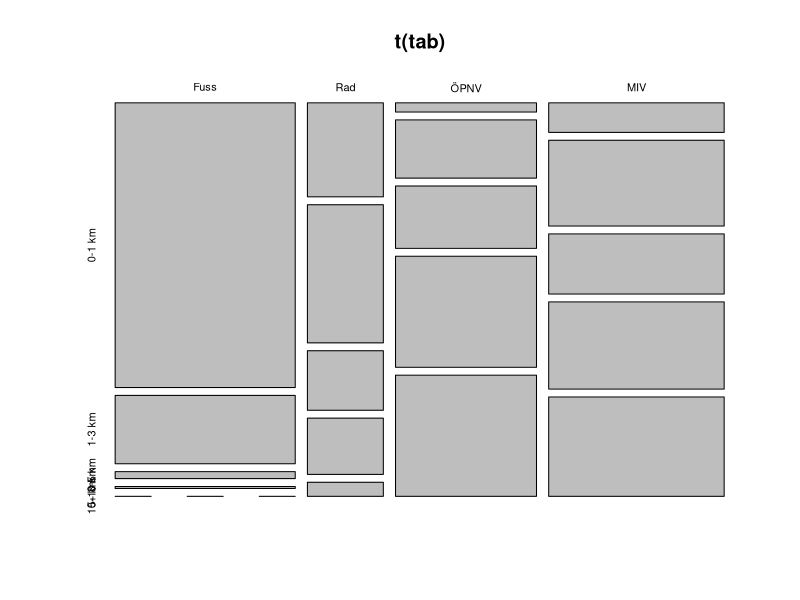

Here is the R script that generated this plot:
x <- c(0.79, 0.11, 0.02, 0.08, 0.27, 0.23, 0.18, 0.33, 0.05, 0.18, 0.35, 0.42, 0.01, 0.12, 0.44, 0.43, 0.00, 0.03, 0.48, 0.49)
x <- matrix(x, ncol=5)
x <- sweep(x, 2, colSums(x), '/')
w <- c(0.31, 0.22, 0.12, 0.17, 0.17)
w <- w/sum(w)
xw <- rbind(x[,1]*w[1], x[,2]*w[2],  x[,3]*w[3],  x[,4]*w[4],  x[,5]*w[5] )
r  <- c(0.5, 2.0, 4.0, 7.5, (6-w[1]*0.5-w[2]*2-w[3]*4-w[4]*7.5)/w[5])
colSums(xw)
rowSums(xw)
wx<-sweep(xw, 2, colSums(xw), '/')
colSums(wx*r)
xw
colSums(xw)
rowSums(xw)
e<-outer(rowSums(xw),colSums(xw))
round(e, 2)
tab <- as.table(50000*xw)
colnames(tab) <- c('Fuss', 'Rad', 'ÖPNV', 'MIV')
rownames(tab) <- c('0-1 km', '1-3 km', '3-5 km', '5-10 km', '10+ km')
plot(t(tab), srt=90)
cs<-chisq.test(tab)
cs$statistic
cu<-sqrt(cs$statistic/(50000+cs$statistic))
cu
cu*sqrt(4/3)
